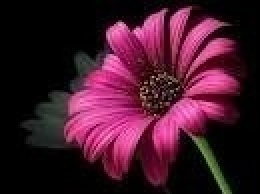
//> input picture images/flower.jpg, 130 x 97 px (shown 2 times larger)
$ ./affinetransformation   (built with g++ and OpenCV 4)
//> lines starting //> are read from the running program, lines starting //| are printed output that depends on the picture
#include "opencv2/highgui/highgui.hpp"
#include "opencv2/imgproc/imgproc.hpp"
#include <iostream>
#include <stdio.h>

using namespace cv;
using namespace std;

/// Global variables
char* source_window = "Source image";
char* warp_window = "Warp";
char* warp_rotate_window = "Warp + Rotate";

/** @function main */
 int main( int argc, char** argv )
 {
   Point2f srcTri[3];
   Point2f dstTri[3];

   Mat rot_mat( 2, 3, CV_32FC1 );
   Mat warp_mat( 2, 3, CV_32FC1 );
   Mat src, warp_dst, warp_rotate_dst;

   /// Load the image
   src = imread( "/home/rohan/OpenCVFiles/flower.jpg", 1 );
//> src is the input picture: 97 rows x 130 cols, CV_8UC3; mean B, G, R 42.6, 24.4, 66.4

   /// Set the dst image the same type and size as src
   warp_dst = Mat::zeros( src.rows, src.cols, src.type() );

   /// Set your 3 points to calculate the  Affine Transform
   srcTri[0] = Point2f( 0,0 );
   srcTri[1] = Point2f( src.cols - 1, 0 );
   srcTri[2] = Point2f( 0, src.rows - 1 );

   dstTri[0] = Point2f( src.cols*0.0, src.rows*0.33 );
   dstTri[1] = Point2f( src.cols*0.85, src.rows*0.25 );
   dstTri[2] = Point2f( src.cols*0.15, src.rows*0.7 );

   /// Get the Affine Transform
   warp_mat = getAffineTransform( srcTri, dstTri );

   /// Apply the Affine Transform just found to the src image
   warpAffine( src, warp_dst, warp_mat, warp_dst.size() );
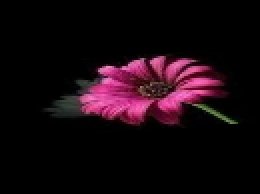
//> warp_dst: 97 rows x 130 cols, CV_8UC3 (shown 2 times larger); mean B, G, R 14.2, 8.1, 22.1

   /** Rotating the image after Warp */

   /// Compute a rotation matrix with respect to the center of the image
   Point center = Point( warp_dst.cols/2, warp_dst.rows/2 );
//> center = Point(65, 48)
   double angle = -50.0;
   double scale = 0.6;

   /// Get the rotation matrix with the specifications above
   rot_mat = getRotationMatrix2D( center, angle, scale );

   /// Rotate the warped image
   warpAffine( warp_dst, warp_rotate_dst, rot_mat, warp_dst.size() );
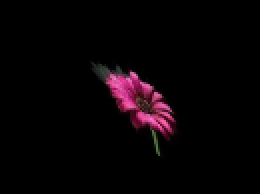
//> warp_rotate_dst: 97 rows x 130 cols, CV_8UC3 (shown 2 times larger); mean B, G, R 5.1, 2.9, 8

   /// Show what you got
   namedWindow( source_window, CV_WINDOW_AUTOSIZE );
   imshow( source_window, src );

   namedWindow( warp_window, CV_WINDOW_AUTOSIZE );
   imshow( warp_window, warp_dst );

   namedWindow( warp_rotate_window, CV_WINDOW_AUTOSIZE );
   imshow( warp_rotate_window, warp_rotate_dst );

   /// Wait until user exits the program
   waitKey(0);

   return 0;
  }

$ run again, with images/pedestrian.jpg copied over images/flower.jpg
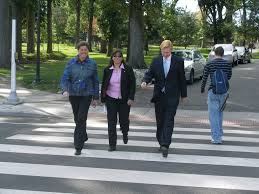
//> input picture images/pedestrian.jpg, 259 x 194 px
//> src is the input picture: 194 rows x 259 cols, CV_8UC3; mean B, G, R 110.4, 113.3, 106.1
//> `warpAffine( src, warp_dst, warp_mat, warp_dst.size() );`:
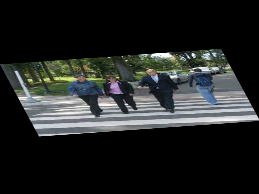
//> warp_dst: 194 rows x 259 cols, CV_8UC3; mean B, G, R 36.4, 37.3, 35
//> `warpAffine( warp_dst, warp_rotate_dst, rot_mat, warp_dst.size() );`:
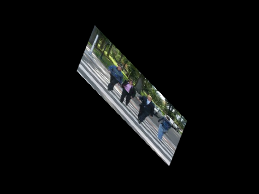
//> warp_rotate_dst: 194 rows x 259 cols, CV_8UC3; mean B, G, R 13.1, 13.4, 12.6
